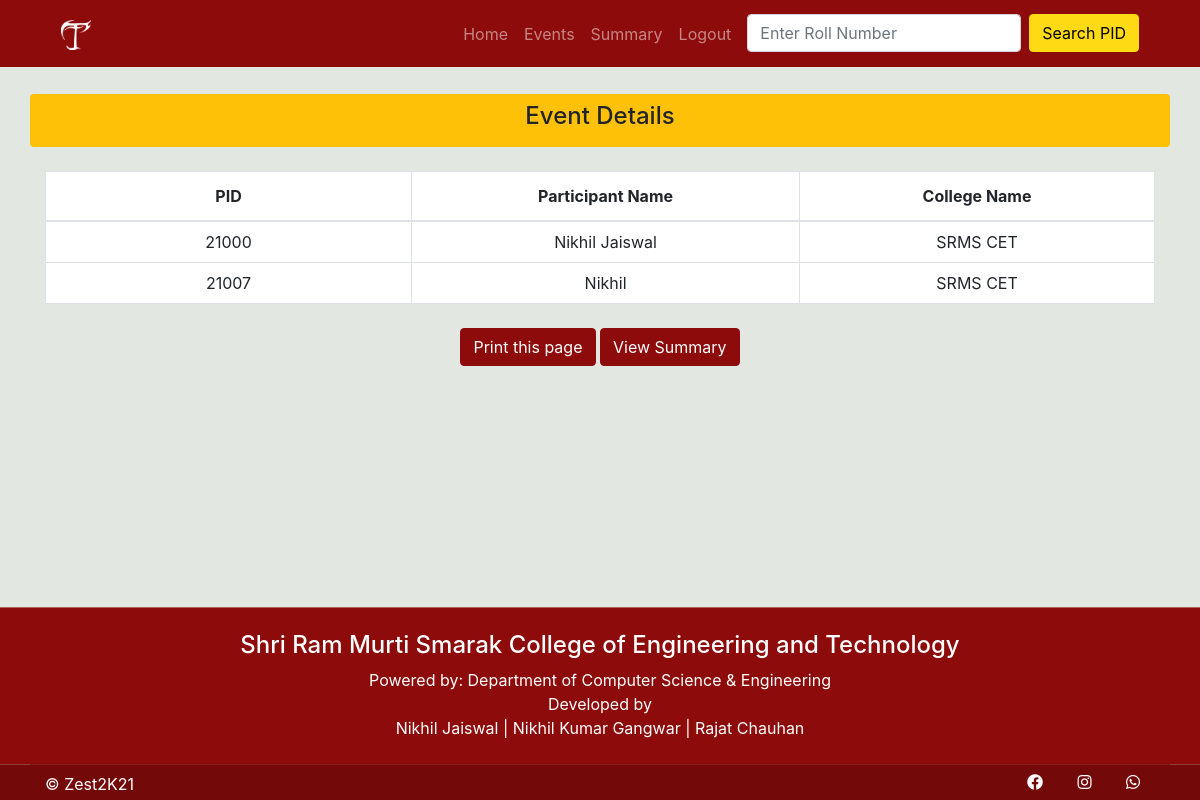
Page /zest/event_details/6/ (signed in) on the committed database.
### zest/models.py (models this page shows, shortened)
class Pid(models.Model):
    id = models.BigAutoField(auto_created=True, primary_key=True, serialize=False, verbose_name='ID')
    name = models.CharField(max_length=50, help_text='Enter Name', validators=[validate_name])
    college_name = CharField(choices=COLLEGE_CHOICES, max_length=100, help_text='Select College')
    roll_no = models.BigIntegerField(unique=True)
    batch = models.CharField(choices=BATCH_CHOICES, max_length=25, help_text='Select Batch')
    course = models.CharField(choices=COURSE_CHOICES, max_length=25, help_text='Select Course')
    branch = models.CharField(choices=BRANCH_CHOICES, max_length=50, help_text='Select Branch')
    gender = models.CharField(choices=GENDER_CHOICES, max_length=10, help_text='Select Gender')
    phone = models.BigIntegerField(help_text='Enter Mobile No',validators =[validate_phone])
    date_joined = models.DateTimeField(default=timezone.now)
    generated_by = models.ForeignKey(User, on_delete=models.PROTECT,related_name='gereted_pid')

### zest/views.py (the view)
# urls.py: path('event_details/<int:id>/', views.event_details, name='event_details'),
@login_required(login_url='/zest/login/')
def event_details(request,id):
  individual_event_obj =Individual_Event.objects.get(id=id)
  pids = individual_event_obj.pid.all()
  return render(request,'zest/event_details.html', {'pids': pids})

### zest/templates/zest/event_details.html
{% extends 'zest/base.html' %}
{% block content %}
<div class="container">
  <div class="row rounded mt-4 bg-warning">
    <div class="col-md-12 p-2 text-center">
      <h4>Event Details</h4>
    </div>
  </div>
  <div class="row mt-4">
    <div class="col-md-12">
      <table class="table table-bordered table-hover bg-white">
        <thead>
          <tr class="text-center">
            <th scope="col" style="width:33%">PID</th>
            <th scope="col" style="width:35%">Participant Name</th>
            <th scope="col" style="width:37%">College Name</th>
          </tr>
        </thead>
        <tbody>
          {% for pid in pids %}
          <tr>
            <td class="align-middle text-center p-2">{{pid.id}}</td>
            <td class="text-center align-middle p-2">{{pid.name}}</td>
            <td class="align-middle text-center p-2">{{pid.college_name}}</td>
          </tr>
          {% endfor %}
        </tbody>
      </table>
    </div>
  </div>
  <div class="row d-print-none">
    <div class="col-md-12 mt-2  text-center">
      <form>
        <input class="btn btn-color serach-btn " type="button" value="Print this page" onClick="window.print()">
        <a href="{% url 'event_summary' %}" class="btn btn-color serach-btn ">View Summary</a>
      </form>
    </div>
  </div>
</div>
{% endblock content %}

### zest/static/zest/css/style.css (style rules this page uses)
:root { --theme: #8d0b0b; --bgcolor: #126364; --yellow: #FEDA15; }
body { background: #E2E7E1; min-height: 100vh; }
.btn-color { color: #fff; background-color: var(--theme); border-color: var(--theme); }

### zest/templates/zest/base.html (style rules this page uses)
body { padding-top: 70px; }

### rows in the picture
Pid: id "21000", name "Nikhil Jaiswal", college_name "SRMS CET"
Pid: id "21007", name "Nikhil", college_name "SRMS CET"
